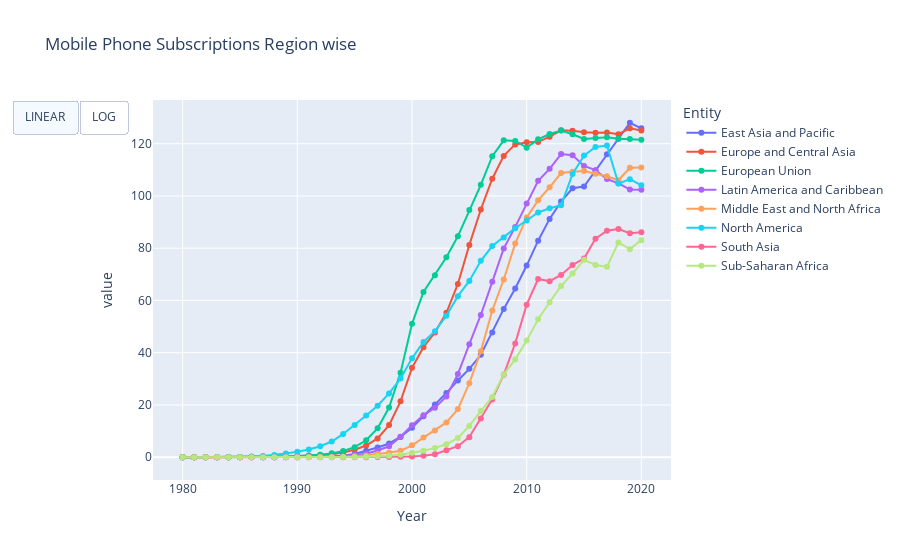

Notebook code for this chart:
### Code cell
fig = px.line(temp,x='Year',y=['Cellular Subscription'],color='Entity',markers=True,title='Mobile Phone Subscriptions Region wise')
fig.update_layout(
    hovermode='x unified',
    updatemenus=[
        dict(
            type = "buttons",
            direction = "left",
            buttons=list([
                dict(
                    args=[{"yaxis.type": "linear"}],
                    label="LINEAR",
                    method="relayout"
                ),
                dict(
                    args=[{"yaxis.type": "log"}],
                    label="LOG",
                    method="relayout"
                )
            ]),
        ),
    ]
)
fig.show()

### Figure 1 — Plotly figure (JSON) as saved in the notebook; plotly's stock layout.template omitted (floating-point values rounded to 4 significant figures)
{"data": [{"hovertemplate": "Entity=East Asia and Pacific<br>variable=Cellular Subscription<br>Year=%{x}<br>value=%{y}<extra></extra>", "legendgroup": "East Asia and Pacific", "line": {"color": "#636efa", "dash": "solid"}, "marker": {"symbol": "circle"}, "mode": "markers+lines", "name": "East Asia and Pacific", "orientation": "v", "showlegend": true, "type": "scatter", "x": [1980, 1981, 1982, 1983, 1984, 1985, 1986, 1987, 1988, 1989, 1990, 1991, 1992, 1993, 1994, 1995, 1996, 1997, 1998, 1999, 2000, 2001, 2002, 2003, 2004, 2005, 2006, 2007, 2008, 2009, 2010, 2011, 2012, 2013, 2014, 2015, 2016, 2017, 2018, 2019, 2020], "xaxis": "x", "y": [0, 0.0008281, 0.001216, 0.001645, 0.002634, 0.004135, 0.007392, 0.01279, 0.02351, 0.04954, 0.08828, 0.1452, 0.2119, 0.3113, 0.5747, 1.243, 2.465, 3.709, 5.267, 7.773, 11.32, 15.7, 20.18, 24.56, 29.4, 33.84, 39.22, 47.74, 56.77, 64.59, 73.36, 82.88, 91.22, 97.85, 102.9, 103.6, 109.8, 115.9, 121.9, 128.0, 125.9], "yaxis": "y"}, {"hovertemplate": "Entity=Europe and Central Asia<br>variable=Cellular Subscription<br>Year=%{x}<br>value=%{y}<extra></extra>", "legendgroup": "Europe and Central Asia", "line": {"color": "#EF553B", "dash": "solid"}, "marker": {"symbol": "circle"}, "mode": "markers+lines", "name": "Europe and Central Asia", "orientation": "v", "showlegend": true, "type": "scatter", "x": [1980, 1981, 1982, 1983, 1984, 1985, 1986, 1987, 1988, 1989, 1990, 1991, 1992, 1993, 1994, 1995, 1996, 1997, 1998, 1999, 2000, 2001, 2002, 2003, 2004, 2005, 2006, 2007, 2008, 2009, 2010, 2011, 2012, 2013, 2014, 2015, 2016, 2017, 2018, 2019, 2020], "xaxis": "x", "y": [0.002997, 0.006382, 0.01001, 0.01555, 0.02395, 0.04191, 0.06882, 0.1165, 0.1922, 0.3018, 0.4158, 0.5661, 0.7466, 1.106, 1.799, 2.853, 4.49, 7.207, 12.31, 21.39, 34.23, 42.13, 47.78, 55.26, 66.34, 81.26, 94.83, 106.6, 115.3, 119.7, 120.5, 120.6, 122.7, 125.1, 124.9, 124.4, 124.2, 124.3, 123.7, 125.9, 125.0], "yaxis": "y"}, {"hovertemplate": "Entity=European Union<br>variable=Cellular Subscription<br>Year=%{x}<br>value=%{y}<extra></extra>", "legendgroup": "European Union", "line": {"color": "#00cc96", "dash": "solid"}, "marker": {"symbol": "circle"}, "mode": "markers+lines", "name": "European Union", "orientation": "v", "showlegend": true, "type": "scatter", "x": [1980, 1981, 1982, 1983, 1984, 1985, 1986, 1987, 1988, 1989, 1990, 1991, 1992, 1993, 1994, 1995, 1996, 1997, 1998, 1999, 2000, 2001, 2002, 2003, 2004, 2005, 2006, 2007, 2008, 2009, 2010, 2011, 2012, 2013, 2014, 2015, 2016, 2017, 2018, 2019, 2020], "xaxis": "x", "y": [0.005769, 0.01191, 0.01667, 0.0254, 0.03913, 0.05584, 0.08181, 0.1267, 0.1969, 0.3005, 0.4716, 0.7121, 0.9877, 1.486, 2.374, 3.845, 6.499, 11.07, 19.01, 32.37, 51.05, 63.28, 69.65, 76.51, 84.55, 94.61, 104.3, 115.2, 121.3, 121.1, 118.5, 121.7, 123.7, 125.0, 123.6, 121.8, 122.1, 122.5, 121.9, 121.8, 121.5], "yaxis": "y"}, {"hovertemplate": "Entity=Latin America and Caribbean<br>variable=Cellular Subscription<br>Year=%{x}<br>value=%{y}<extra></extra>", "legendgroup": "Latin America and Caribbean", "line": {"color": "#ab63fa", "dash": "solid"}, "marker": {"symbol": "circle"}, "mode": "markers+lines", "name": "Latin America and Caribbean", "orientation": "v", "showlegend": true, "type": "scatter", "x": [1980, 1981, 1982, 1983, 1984, 1985, 1986, 1987, 1988, 1989, 1990, 1991, 1992, 1993, 1994, 1995, 1996, 1997, 1998, 1999, 2000, 2001, 2002, 2003, 2004, 2005, 2006, 2007, 2008, 2009, 2010, 2011, 2012, 2013, 2014, 2015, 2016, 2017, 2018, 2019, 2020], "xaxis": "x", "y": [0, 0, 0, 0, 0, 0, 0, 0.000954, 0.002867, 0.007261, 0.02841, 0.06624, 0.1415, 0.244, 0.4765, 0.8156, 1.358, 2.563, 4.204, 7.82, 12.25, 16.05, 18.98, 23.29, 31.83, 43.29, 54.45, 67.13, 79.9, 88.16, 97.16, 105.8, 110.4, 116.0, 115.6, 111.5, 109.9, 106.5, 104.8, 102.5, 102.4], "yaxis": "y"}, {"hovertemplate": "Entity=Middle East and North Africa<br>variable=Cellular Subscription<br>Year=%{x}<br>value=%{y}<extra></extra>", "legendgroup": "Middle East and North Africa", "line": {"color": "#FFA15A", "dash": "solid"}, "marker": {"symbol": "circle"}, "mode": "markers+lines", "name": "Middle East and North Africa", "orientation": "v", "showlegend": true, "type": "scatter", "x": [1980, 1981, 1982, 1983, 1984, 1985, 1986, 1987, 1988, 1989, 1990, 1991, 1992, 1993, 1994, 1995, 1996, 1997, 1998, 1999, 2000, 2001, 2002, 2003, 2004, 2005, 2006, 2007, 2008, 2009, 2010, 2011, 2012, 2013, 2014, 2015, 2016, 2017, 2018, 2019, 2020], "xaxis": "x", "y": [0, 0, 0.001281, 0.001898, 0.002548, 0.004143, 0.01045, 0.01591, 0.01804, 0.02613, 0.04087, 0.06, 0.07178, 0.09834, 0.1477, 0.3436, 0.7051, 1.201, 1.688, 2.449, 4.565, 7.536, 10.26, 13.31, 18.43, 28.35, 40.59, 56.16, 68.04, 81.77, 91.78, 98.33, 103.3, 108.8, 109.3, 109.6, 108.5, 107.5, 106.0, 110.8, 110.9], "yaxis": "y"}, {"hovertemplate": "Entity=North America<br>variable=Cellular Subscription<br>Year=%{x}<br>value=%{y}<extra></extra>", "legendgroup": "North America", "line": {"color": "#19d3f3", "dash": "solid"}, "marker": {"symbol": "circle"}, "mode": "markers+lines", "name": "North America", "orientation": "v", "showlegend": true, "type": "scatter", "x": [1980, 1984, 1985, 1986, 1987, 1988, 1989, 1990, 1991, 1992, 1993, 1994, 1995, 1996, 1997, 1998, 1999, 2000, 2001, 2002, 2003, 2004, 2005, 2006, 2007, 2008, 2009, 2010, 2011, 2012, 2013, 2014, 2015, 2016, 2017, 2018, 2019, 2020], "xaxis": "x", "y": [0, 0.03473, 0.1323, 0.2759, 0.4896, 0.8287, 1.392, 2.098, 2.95, 4.228, 6.02, 8.931, 12.36, 15.96, 19.74, 24.43, 30.1, 37.85, 44.1, 48.25, 54.13, 61.65, 67.47, 75.19, 80.83, 84.14, 87.67, 90.62, 93.68, 95.31, 96.42, 108.4, 115.4, 118.7, 119.3, 104.7, 106.4, 104.1], "yaxis": "y"}, {"hovertemplate": "Entity=South Asia<br>variable=Cellular Subscription<br>Year=%{x}<br>value=%{y}<extra></extra>", "legendgroup": "South Asia", "line": {"color": "#FF6692", "dash": "solid"}, "marker": {"symbol": "circle"}, "mode": "markers+lines", "name": "South Asia", "orientation": "v", "showlegend": true, "type": "scatter", "x": [1980, 1981, 1982, 1983, 1984, 1985, 1986, 1987, 1988, 1989, 1990, 1991, 1992, 1993, 1994, 1995, 1996, 1997, 1998, 1999, 2000, 2001, 2002, 2003, 2004, 2005, 2006, 2007, 2008, 2009, 2010, 2011, 2012, 2013, 2014, 2015, 2016, 2017, 2018, 2019, 2020], "xaxis": "x", "y": [0, 0, 0, 0, 0, 0, 0, 0, 0, 0, 0.0002655, 0.000889, 0.001384, 0.002578, 0.004447, 0.01359, 0.03659, 0.08825, 0.1226, 0.1878, 0.3315, 0.6004, 1.164, 2.67, 4.223, 7.699, 14.84, 22.14, 31.62, 43.57, 58.39, 68.23, 67.37, 69.77, 73.6, 76.08, 83.64, 86.7, 87.36, 85.74, 86.07], "yaxis": "y"}, {"hovertemplate": "Entity=Sub-Saharan Africa<br>variable=Cellular Subscription<br>Year=%{x}<br>value=%{y}<extra></extra>", "legendgroup": "Sub-Saharan Africa", "line": {"color": "#B6E880", "dash": "solid"}, "marker": {"symbol": "circle"}, "mode": "markers+lines", "name": "Sub-Saharan Africa", "orientation": "v", "showlegend": true, "type": "scatter", "x": [1980, 1981, 1982, 1983, 1984, 1985, 1986, 1987, 1988, 1989, 1990, 1991, 1992, 1993, 1994, 1995, 1996, 1997, 1998, 1999, 2000, 2001, 2002, 2003, 2004, 2005, 2006, 2007, 2008, 2009, 2010, 2011, 2012, 2013, 2014, 2015, 2016, 2017, 2018, 2019, 2020], "xaxis": "x", "y": [0, 0, 0, 0, 0, 0, 0, 0, 0, 0.0008034, 0.001547, 0.001833, 0.003475, 0.0115, 0.07059, 0.1031, 0.1808, 0.341, 0.6133, 0.9977, 1.72, 2.496, 3.58, 4.959, 7.391, 12.0, 17.69, 23.08, 31.73, 37.46, 44.64, 52.82, 59.33, 65.54, 70.28, 75.54, 73.58, 72.87, 82.2, 79.65, 83.09], "yaxis": "y"}], "layout": {"hovermode": "x unified", "legend": {"title": {"text": "Entity"}, "tracegroupgap": 0}, "title": {"text": "Mobile Phone Subscriptions Region wise"}, "updatemenus": [{"buttons": [{"args": [{"yaxis.type": "linear"}], "label": "LINEAR", "method": "relayout"}, {"args": [{"yaxis.type": "log"}], "label": "LOG", "method": "relayout"}], "direction": "left", "type": "buttons"}], "xaxis": {"anchor": "y", "domain": [0, 1], "title": {"text": "Year"}}, "yaxis": {"anchor": "x", "domain": [0, 1], "title": {"text": "value"}}}}
